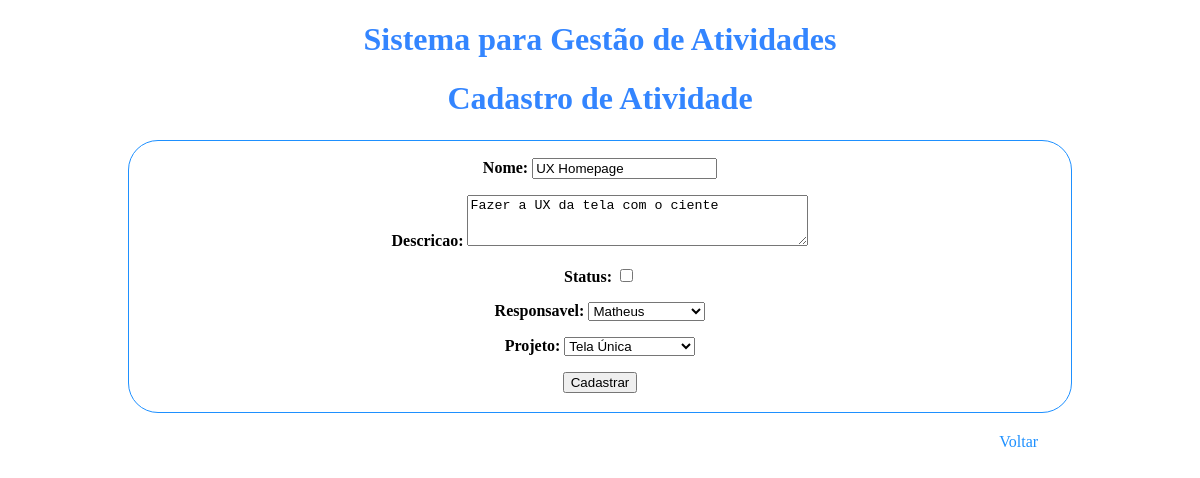
Page /gerenciamento_projeto_editar/1/ on the committed database.
### projeto/models.py (models this page shows)
class Atividade(models.Model):
    id = models.IntegerField(primary_key=True)
    nome = models.CharField(max_length=150)
    descricao = models.CharField(max_length=255)
    status = models.BooleanField()
    responsavel = models.ForeignKey(Funcionario, on_delete=models.CASCADE)
    projeto = models.ForeignKey(Projeto, on_delete=models.CASCADE)

### cadastro/models.py (models this page shows)
class Funcionario(models.Model):
    id = models.IntegerField(primary_key=True)
    nome = models.CharField(max_length=150)
    cpf = models.CharField(max_length=11)
    codigo = models.IntegerField(unique=True)
    cargo = models.ForeignKey(Cargo, on_delete=models.CASCADE)
    def __str__(self):
        return '%s' % self.nome

class Projeto(models.Model):
    id = models.IntegerField(primary_key=True)
    nome = models.CharField(max_length=150)
    descricao = models.CharField(max_length=255)
    status = models.BooleanField()
    cliente = models.ForeignKey(Cliente, on_delete=models.CASCADE)
    def __str__(self):
        return '%s' % self.nome

### projeto/views.py (the view, shortened to what this page needs)
# urls.py: path('gerenciamento_projeto_editar/<int:pk>/', views.gerenciamento_projeto_editar, name='gerenciamento_projeto_editar'),
def gerenciamento_projeto_editar(request, pk):
   post = get_object_or_404(Atividade, pk=pk)
   form = AtividadeForm(instance=post)
   template = loader.get_template('projeto/gerenciamento_projeto.html')
   return HttpResponse(template.render({'form': form}, request))

### projeto/forms.py
class AtividadeForm(forms.ModelForm):
    class Meta:
        model = Atividade
        fields = ('nome', 'descricao', 'status', 'responsavel', 'projeto',)
        widgets = {
            'descricao': forms.Textarea(attrs={'rows': 3}),
        }

### projeto/templates/projeto/gerenciamento_projeto.html (shortened to what this page needs)
<!DOCTYPE html>
<html>
<head>
</head>
<body>
<h1>Sistema para Gestão de Atividades</h1>
<h1>Cadastro de Atividade</h1>
<table class="center" style="width:80%">
    <tr>
        <th>
            <form method="POST" class="post-form">
                {{ form.as_p }}
                <button type="submit" class="save btn btn-default">Cadastrar</button>
            </form>
            <br>
        </th>
    </tr>
</table>
<br>
<a class="ex1" href="/gerenciamento" style="float: right;">Voltar</a>
</body>
</html>

### projeto/templates/projeto/gerenciamento_projeto.html (style rules this page uses)
th, td { border: 1px solid black; border-radius: 30px; border-color: DodgerBlue; }
table.center { margin-left: auto; margin-right: auto; }
h1 { text-align: center; color: #3385ff; }
a { color: DodgerBlue; text-decoration: none; }
a.ex1 { color: DodgerBlue; text-decoration: none; margin-right: 13% }

### rows in the picture
Atividade: nome "UX Homepage", descricao "Fazer a UX da tela com o ciente", responsavel "Matheus", projeto "Tela Única"
